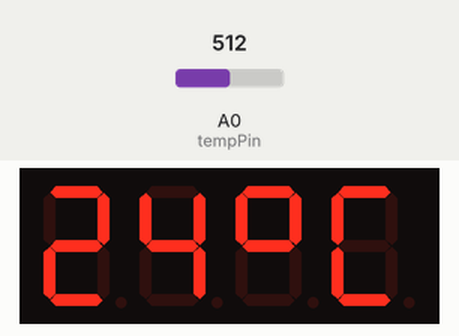
This sketch was run on a simulated Arduino Mega 2560, built with avr-gcc and run on an emulated ATmega2560. On the bench: 4-digit seven-segment display. Wiring (inferred from the names in the program): 4-digit 7-segment display, segments lit when HIGH: segments pin 12, pin 11, pin 10, pin 9, pin 8, pin 7, pin 6, pin 5; digit selects pin 22, pin 23, pin 24, pin 25. Inputs (shaded band) come from the test bench; at power-on: A0 (tempPin) = 512. The segment pins are drawn as the display they are named for.

Above: at 1.2 s.
1.3 s: A0 (tempPin) set to 716
At 2.5 s:
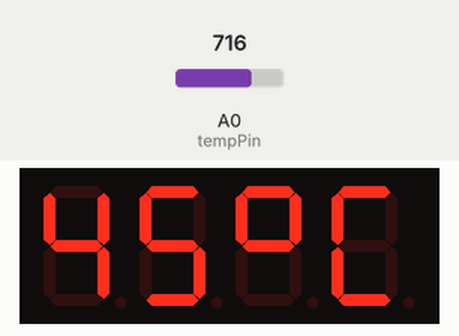
2.8 s: A0 (tempPin) set to 900
At 3.9 s:
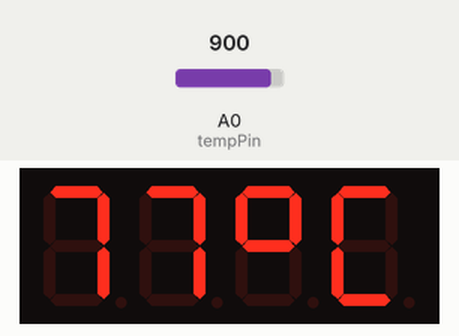
4.3 s: A0 (tempPin) set to 306
At 5.5 s:
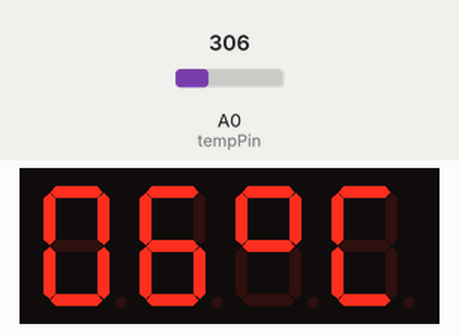
Timing chart, 0 to 7.3 s (numbered marks = the images above; inputs shaded):
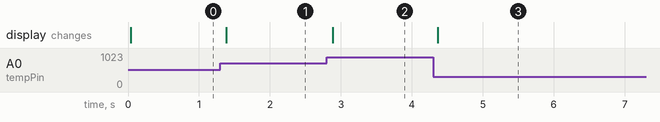

The sketch:

4digits.ino
```cpp
#include "fonction.h"
#define tempPin A0

int uni = 0;
int dix = 0;
int cent = 0;
int mil = 0;

void setup() {
  pinMode(pinA, OUTPUT);
  pinMode(pinB, OUTPUT);
  pinMode(pinC, OUTPUT);
  pinMode(pinD, OUTPUT);
  pinMode(pinE, OUTPUT);
  pinMode(pinF, OUTPUT);
  pinMode(pinG, OUTPUT);
  pinMode(pinDP, OUTPUT);
  pinMode(D1, OUTPUT);
  pinMode(D2, OUTPUT);
  pinMode(D3, OUTPUT);
  pinMode(D4, OUTPUT);
}

void loop() {
  int tempReading = analogRead(tempPin);
  double tempK = log(10000.0 * ((1024.0 / tempReading - 1)));
  tempK = 1 / (0.001129148 + (0.000234125 + (0.0000000876741 * tempK * tempK )) * tempK );
  float tempC = tempK - 273.15;

  int absTempC = abs(tempC);
  show_num('c',4,false,1,0,0,1,1,1,0);
  show_num('c',3,false,1,1,0,0,0,1,1);
  show_num((absTempC%10),2);
  show_num((absTempC/10),1);
}
```

fonction.h
```cpp
#define pinA 12
#define pinB 11
#define pinC 10
#define pinD 9
#define pinE 8
#define pinF 7
#define pinG 6
#define pinDP 5
#define D1 22
#define D2 23
#define D3 24
#define D4 25

/*    A
    ----
   |    |  B
 F |  G |
    ----
   |    |
 E |    |  C
    ----
     D      */
void show_num(char num,int display_digit,bool with_dp = false,bool a =0,bool b =0,bool c =0,bool d =0,bool e =0,bool f =0,bool g =0) {
  if (with_dp == true) {
    digitalWrite(pinDP,HIGH);
  }
  else {
    digitalWrite(pinDP,LOW);
  }
  switch(num) {
    case 'c':
      digitalWrite(pinA,a);
      digitalWrite(pinB,b);
      digitalWrite(pinC,c);
      digitalWrite(pinD,d);
      digitalWrite(pinE,e);
      digitalWrite(pinF,f);
      digitalWrite(pinG,g);
      break;
    case 0:
      digitalWrite(pinA,HIGH);
      digitalWrite(pinB,HIGH);
      digitalWrite(pinC,HIGH);
      digitalWrite(pinD,HIGH);
      digitalWrite(pinE,HIGH);
      digitalWrite(pinF,HIGH);
      digitalWrite(pinG,LOW);
      break;
    case 1:
      digitalWrite(pinA,LOW);
      digitalWrite(pinB,HIGH);
      digitalWrite(pinC,HIGH);
      digitalWrite(pinD,LOW);
      digitalWrite(pinE,LOW);
      digitalWrite(pinF,LOW);
      digitalWrite(pinG,LOW);
      break;
    case 2:
      digitalWrite(pinA,HIGH);
      digitalWrite(pinB,HIGH);
      digitalWrite(pinC,LOW);
      digitalWrite(pinD,HIGH);
      digitalWrite(pinE,HIGH);
      digitalWrite(pinF,LOW);
      digitalWrite(pinG,HIGH);
      break;
    case 3:
      digitalWrite(pinA,HIGH);
      digitalWrite(pinB,HIGH);
      digitalWrite(pinC,HIGH);
      digitalWrite(pinD,HIGH);
      digitalWrite(pinE,LOW);
      digitalWrite(pinF,LOW);
      digitalWrite(pinG,HIGH);
      break;
    case 4:
      digitalWrite(pinA,LOW);
      digitalWrite(pinB,HIGH);
      digitalWrite(pinC,HIGH);
      digitalWrite(pinD,LOW);
      digitalWrite(pinE,LOW);
      digitalWrite(pinF,HIGH);
      digitalWrite(pinG,HIGH);
      break;
    case 5:
      digitalWrite(pinA,HIGH);
      digitalWrite(pinB,LOW);
      digitalWrite(pinC,HIGH);
      digitalWrite(pinD,HIGH);
      digitalWrite(pinE,LOW);
      digitalWrite(pinF,HIGH);
      digitalWrite(pinG,HIGH);
      break;
    case 6:
      digitalWrite(pinA,HIGH);
      digitalWrite(pinB,LOW);
      digitalWrite(pinC,HIGH);
      digitalWrite(pinD,HIGH);
      digitalWrite(pinE,HIGH);
      digitalWrite(pinF,HIGH);
      digitalWrite(pinG,HIGH);
      break;
    case 7:
      digitalWrite(pinA,HIGH);
      digitalWrite(pinB,HIGH);
      digitalWrite(pinC,HIGH);
      digitalWrite(pinD,LOW);
      digitalWrite(pinE,LOW);
      digitalWrite(pinF,LOW);
      digitalWrite(pinG,LOW);
      break;
    case 8:
      digitalWrite(pinA,HIGH);
      digitalWrite(pinB,HIGH);
      digitalWrite(pinC,HIGH);
      digitalWrite(pinD,HIGH);
      digitalWrite(pinE,HIGH);
      digitalWrite(pinF,HIGH);
      digitalWrite(pinG,HIGH);
      break;
    case 9:
      digitalWrite(pinA,HIGH);
      digitalWrite(pinB,HIGH);
      digitalWrite(pinC,HIGH);
      digitalWrite(pinD,HIGH);
      digitalWrite(pinE,LOW);
      digitalWrite(pinF,HIGH);
      digitalWrite(pinG,HIGH);
      break;
  }
  switch(display_digit) {
    case 1:
      digitalWrite(D1,HIGH);
      digitalWrite(D2,LOW);
      digitalWrite(D3,LOW);
      digitalWrite(D4,LOW);
      delay(4);
      break;
    case 2:
      digitalWrite(D1,LOW);
      digitalWrite(D2,HIGH);
      digitalWrite(D3,LOW);
      digitalWrite(D4,LOW);
      delay(4);
      break;
    case 3:
      digitalWrite(D1,LOW);
      digitalWrite(D2,LOW);
      digitalWrite(D3,HIGH);
      digitalWrite(D4,LOW);
      delay(4);
      break;
    case 4:
      digitalWrite(D1,LOW);
      digitalWrite(D2,LOW);
      digitalWrite(D3,LOW);
      digitalWrite(D4,HIGH);
      delay(4);
      break;
  }
}
```

Measured:
- after the input at 1.3 s, the display: changes after 0.08 s (image 1)
- after the input at 2.8 s, the display: changes after 0.08 s (image 2)
- after the input at 4.3 s, the display: changes after 0.06 s (image 3)
